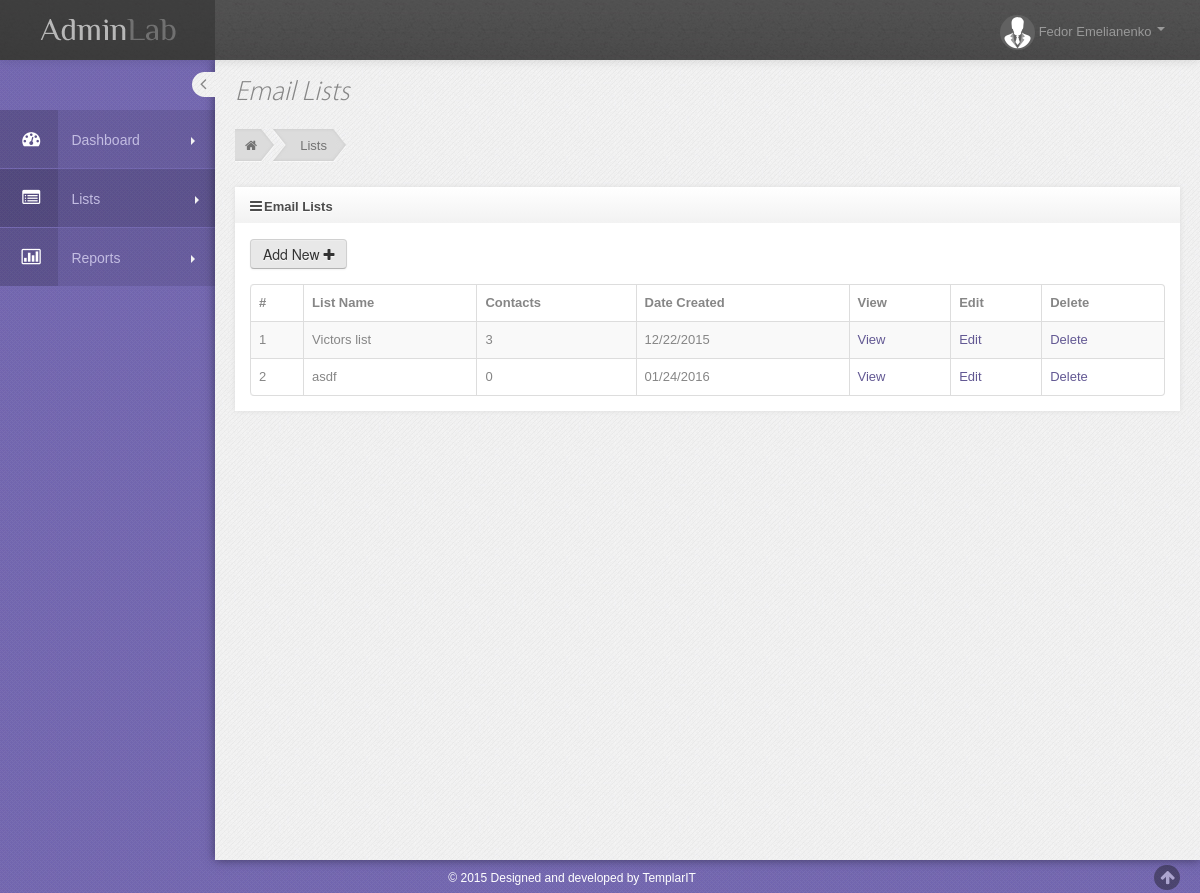
The page /lists.php (signed in) on the database its author committed.
### tables this page shows
CREATE TABLE IF NOT EXISTS `lists` (
  `id` int(11) NOT NULL AUTO_INCREMENT,
  `user_id` int(11) NOT NULL,
  `name` varchar(200) NOT NULL,
  `created` varchar(30) NOT NULL,
  PRIMARY KEY (`id`),
  KEY `user_id` (`user_id`)
);

### lists.php (the view, shortened to what this page needs)
<?php
include 'include/dbconnect.php';
$stmt = $conn->prepare('SELECT id, name, created FROM lists WHERE user_id = :user');
$result = $stmt->execute(array('user' => $_SESSION['id']));
?>
	     <link rel="stylesheet" href="assets/data-tables/DT_bootstrap.css" />
      <div id="main-content">
         <div class="container-fluid">
            <div class="row-fluid">
               <div class="span12">
                  <h3 class="page-title">
                     Email Lists
                  </h3>
                   <ul class="breadcrumb">
                       <li>
                           <a href="dashboard.php"><i class="icon-home"></i></a><span class="divider">&nbsp;</span>
                       </li>
                       <li><a href="#">Lists</a><span class="divider-last">&nbsp;</span></li>
                   </ul>
               </div>
            </div>
            <div class="row-fluid">
                <div class="span12">
                    <div class="widget">
                        <div class="widget-title">
                            <h4><i class="icon-reorder"></i>Email Lists</h4>
                        </div>
                        <div class="widget-body">
                            <div class="portlet-body">
                                <div class="clearfix">
                                    <div class="btn-group">
                                        <button id="lists-add" class="btn green">
                                            Add New <i class="icon-plus"></i>
                                        </button>
                                    </div>
                                </div>
                                <div class="space15"></div>
                                <table class="table table-striped table-hover table-bordered" id="lists-names">
                                    <thead>
                                    	<tr>
									<th>#</th>
									<th>List Name</th>
									<th>Contacts</th>
									<th>Date Created</th>
									<th>View</th>
									<th>Edit</th>
									<th>Delete</th>
								</tr>
                                    </thead>
                                    <tbody>
		<?php
		$i = 1;
		while($row = $stmt->fetch()){
			$stmtcount = $conn->prepare('SELECT COUNT(id) as Total FROM emails WHERE list_id = :listid');
			$resultcount = $stmtcount->execute(array('listid' => $row['id']));
			$rowcount = $stmtcount->fetch();
echo "<tr id=".$row['id']."><td>$i</td><td>".htmlentities($row['name'])."</td><td>".$rowcount['Total']."</td><td>".htmlentities($row['created'])."</td><td><a href='emails.php?id=".urlencode($row['id'])."'>View</a></td><td><a class='edit' href='#'>Edit</a></td><td><a class='delete' href='#'>Delete</a></td></tr>";
				$i++;
		}
		if($i == 1) echo '<tr><td>&nbsp;</td><td>There are no lists to display</td><td>&nbsp;</td><td>&nbsp;</td><td>&nbsp;</td><td>&nbsp;</td><td>&nbsp;</td></tr>'; ?>
                                    </tbody>
                                </table>
                            </div>
                        </div>
                    </div>
                </div>
            </div>
         </div>
      </div>
<?php
$content = ob_get_contents();
include 'include/header.php';
print $content;
include 'include/footer.php';
?>

### css/style_responsive.css (style rules this page uses)
@media (min-width: 980px) { #main-content { margin-top: 0px !important; } }
@media (min-width: 980px) { .fixed-top #main-content { margin-top: 20px; } }

### css/style_default.css (style rules this page uses)
body { color: #868686; background: url(../img/bg-purple.jpg) !important; }
#main-content { box-shadow: 0 0 10px #3f3861; -moz-box-shadow: 0 0 10px #3f3861; -webkit-box-shadow:0 0 10px #3f3861 ; }
a, a:hover { text-shadow: none !important; color: #625893; }

### rows shown on the page
lists: name "Victors list", Total "3", created "12/22/2015"
lists: name "asdf", Total "0", created "01/24/2016"

### other values the page prints
$_SESSION['fname'] "Fedor"
$_SESSION['lname'] "Emelianenko"
